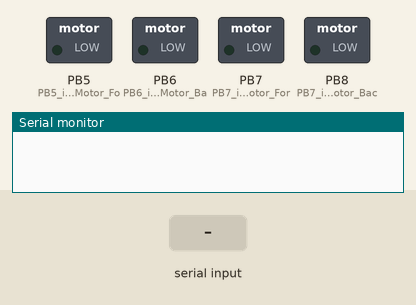
Simulated run of this sketch. Board: STM32 Blue Pill. On the bench: switched loads named in the sketch (green lamp = pin HIGH), the last lines printed to the serial monitor. The test bench sets the inputs (shaded band).

Above: at 1.2 s.
1.3 s: "F" received over Serial
At 2.0 s:
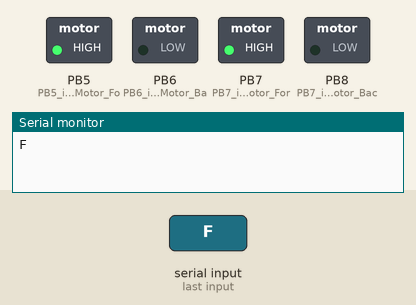
2.8 s: "B" received over Serial
At 3.2 s:
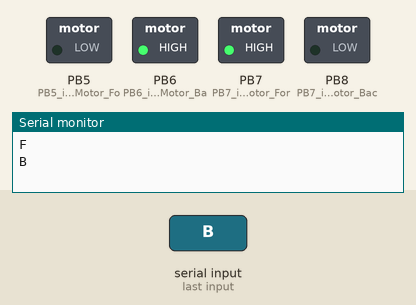
4.3 s: "L" received over Serial
At 5.5 s:
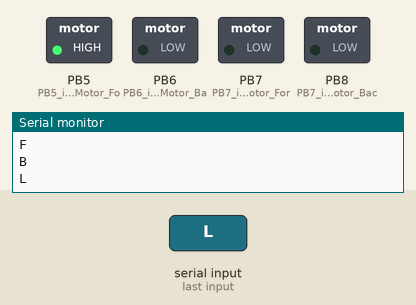
Timing chart, 0 to 7.3 s (numbered marks = the images above; inputs shaded):
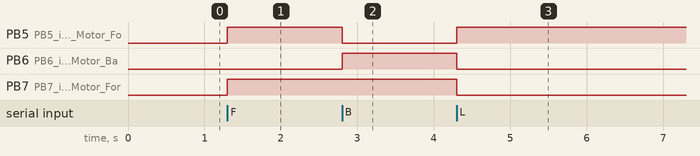

The sketch:

SERP__RC_car_demo.ino
```cpp
/* Swarm Embeded Robotic Platform (SERP),is a low cost robust robot designed for robotics hobbyists and enthusiasts.
It has been extensively developed on STM32, has an onboard  power suppy, IR array ( 7 Sensors), Ulatrasonic sensors, motor drivers
It is used to build a wide range of robots.
Here we demosntrate a Bluetooth Controlled RC car
*/


// A program for a Bluetooth Controlled RC car Using STM32


char given;  // The Incomming data wil be stored in the variabe called given


void setup() {

// Declaring  the pins to be connected to the motor driver

pinMode(PB5,OUTPUT);  // PB5 is the Right Motor Forward pin
pinMode(PB6,OUTPUT);  // PB6 is the Right Motor Backward pin
pinMode(PB7,OUTPUT);  // PB7 is the Left Motor Forward pin
pinMode(PB8,OUTPUT);  // PB7 is the Left Motor Backward pin

// Initilizing  the pins to low
digitalWrite(PB5,LOW);
digitalWrite(PB6,LOW);
digitalWrite(PB7,LOW);
digitalWrite(PB8,LOW);

Serial.begin(9600);
}

void loop() {

// Check if Serial Data is available

if(Serial.available()>0)
{
  given = Serial.read();  // store incomming data in given

if ( given == 'F')  // Forward command is recieved
{

Serial.println("F");
digitalWrite(PB5,HIGH);
digitalWrite(PB6,LOW);
digitalWrite(PB7,HIGH);
digitalWrite(PB8,LOW);

}


if ( given == 'S')  // Stop command is recieved
{
Serial.println("S");
digitalWrite(PB5,LOW);
digitalWrite(PB6,LOW);
digitalWrite(PB7,LOW);
digitalWrite(PB8,LOW);
}


if ( given == 'B')  // Back command is recieved
{
Serial.println("B");
digitalWrite(PB5,LOW);
digitalWrite(PB6,HIGH);
digitalWrite(PB7,HIGH);
digitalWrite(PB8,LOW);
}


if ( given == 'L') // Left command is recieved
{
 Serial.println("L");
digitalWrite(PB5,HIGH);
digitalWrite(PB6,LOW);
digitalWrite(PB7,LOW);
//digitalWrite(PB8,HIGH);
}

/*
if ( given == 'R') // Right command is recieved
{
Serial.println("R");
digitalWrite(PB5,LOW);
digitalWrite(PB6,HIGH);
digitalWrite(PB7,HIGH);
digitalWrite(PB8,LOW);
}
*/

}
}
```

Measured:
- after the input at 1.3 s, PB5 (PB5_is_the_Right_Motor_Fo), PB7 (PB7_is_the_Left_Motor_For): LOW → HIGH at once
- after the input at 2.8 s, PB5 (PB5_is_the_Right_Motor_Fo): HIGH → LOW at once; PB6 (PB6_is_the_Right_Motor_Ba): LOW → HIGH at once
- after the input at 4.3 s, PB5 (PB5_is_the_Right_Motor_Fo): LOW → HIGH at once; PB6 (PB6_is_the_Right_Motor_Ba), PB7 (PB7_is_the_Left_Motor_For): HIGH → LOW at once
